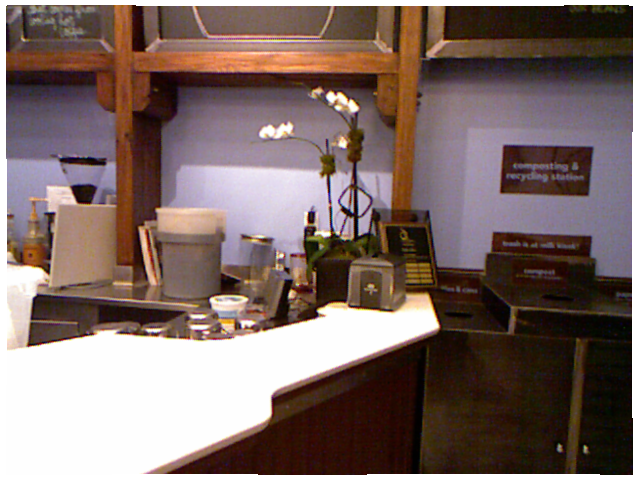
//> input picture Rotation/2.png, 640 x 480 px
$ ./rotation   (built with g++ and OpenCV 4)
//> lines starting //> are read from the running program, lines starting //| are printed output that depends on the picture
#include <opencv2/core/core.hpp>
#include <opencv2/highgui/highgui.hpp>
#include <opencv2/imgproc/imgproc.hpp>
// OpenCV 特征检测模块
#include <opencv2/features2d/features2d.hpp>
#include <opencv2/xfeatures2d/nonfree.hpp>
//#include <opencv2/nonfree/nonfree.hpp>
#include <opencv2/calib3d/calib3d.hpp>

#include <iostream>
#include <fstream>
#include <cstdlib>
using namespace std;
using namespace cv;
using namespace xfeatures2d;

Mat rotateImage(const Mat& source, double angle)
{

    Point2f src_center(source.cols / 2.0F, source.rows / 2.0F);
    Mat rot_mat = getRotationMatrix2D(src_center, angle, 1.0);
    Mat dst;
    warpAffine(source, dst, rot_mat, source.size());
    return dst;
}

static void on_ControlAngle(int , void *);
int g_nAngle;
Mat src, dst;
ofstream of("/home/chenxinghui/桌面/实验截图/Rotation/orb.txt");
//ofstream of("/home/chenxinghui/桌面/实验截图/Rotation/sift.txt");

int main()
{
	// [4 lines of commented-out code are left out]
	src = imread( "2.png" );
//> src is the input picture: 480 rows x 640 cols, CV_8UC3; mean B, G, R 103.9, 108.4, 127.1

	namedWindow("src",WINDOW_NORMAL);
	namedWindow("dst",WINDOW_NORMAL);

	g_nAngle = 10;

	createTrackbar("Angle:", "dst", &g_nAngle, 360, on_ControlAngle );

	on_ControlAngle(g_nAngle, 0);

	//输出一些帮助信息
	cout << endl << "\t请调整滚动条观察图像效果\n\n" << "\t按下“q”键时，程序退出！\n";
	//按下“q”键时，程序退出
	while( char ( waitKey ( 1 ) ) != 'q') {}
	return 0;
}

static void on_ControlAngle(int , void *)
{
	dst = rotateImage(src, g_nAngle);
//> in rotateImage, `warpAffine(source, dst, rot_mat, source.size());`:
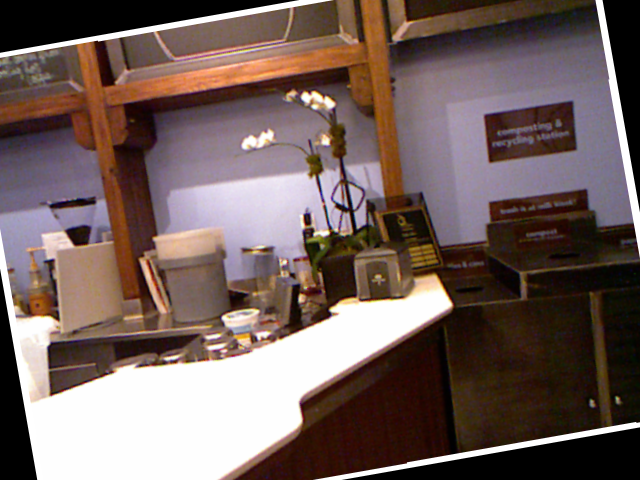
//> dst: 480 rows x 640 cols, CV_8UC3; mean B, G, R 93.2, 97.3, 115.5

	cout << "angle= " << g_nAngle << endl;
	Ptr<ORB> orb = ORB::create();
	//Ptr<SIFT> sift = SIFT::create();
	vector< cv::KeyPoint > kp1, kp2;
	orb->detect(src, kp1);
//> kp1 = 500 keypoints; strongest (x, y, size): (318, 310, 37.2), (315, 314, 44.6), (434, 322, 111.1), (316, 314, 37.2)
	orb->detect(dst, kp2);
//> kp2 = 500 keypoints; strongest (x, y, size): (331, 308, 44.6), (445, 305, 92.6), (330, 308, 37.2), (328, 314, 44.6)
	//sift->detect(src, kp1);
	//sift->detect(dst, kp2);
	cout << "Key points of dstimage: " << kp2.size() << endl;
//| Key points of dstimage: 500
	cv::Mat imgShow;
	cv::drawKeypoints(dst, kp2, imgShow, cv::Scalar::all(-1), cv::DrawMatchesFlags::DRAW_RICH_KEYPOINTS);
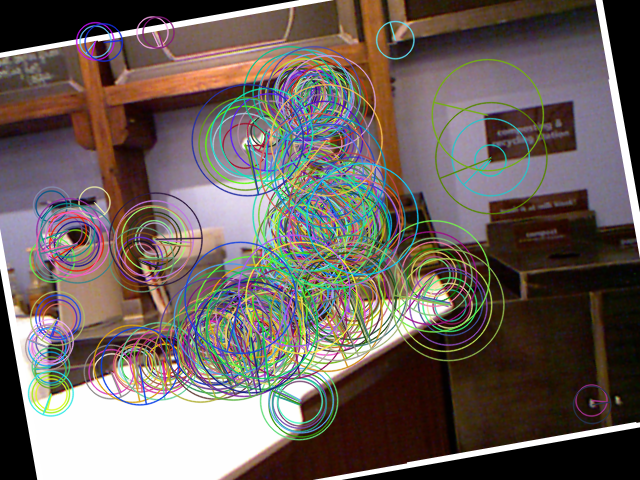
//> imgShow: 480 rows x 640 cols, CV_8UC3; mean B, G, R 93.7, 98.4, 109.7

	cv::Mat desp1, desp2;
	orb->compute(src, kp1, desp1);
	orb->compute(dst, kp2, desp2);
	//sift->compute(src, kp1, desp1);
	//sift->compute(dst, kp2, desp2);

	imshow("src", src);
	imshow("dst", imgShow);

	vector< cv::DMatch > matches;
	BFMatcher bf(NORM_HAMMING);
	bf.match(desp1, desp2, matches);
//> matches = 500 matches
	//cv::FlannBasedMatcher matcher;
	//matcher.match(desp1, desp2, matches);
	cout << "Find total " << matches.size() << " matches." << endl;
//| Find total 500 matches.

	cv::Mat imgMatches;
	cv::drawMatches(src, kp1, dst, kp2, matches, imgMatches);
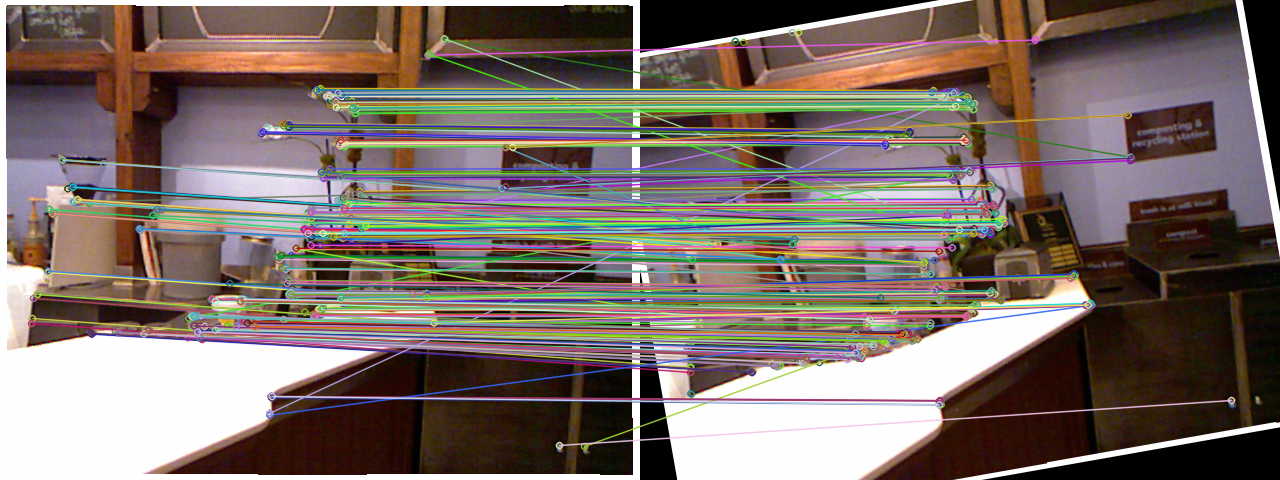
//> imgMatches: 480 rows x 1280 cols, CV_8UC3; mean B, G, R 104.1, 110.4, 123.4

	vector< cv::DMatch > goodMatches;
	double minDis = 9999;
	for(size_t i = 0; i < matches.size(); ++i)
	{
		if(matches[i].distance < minDis)
		        minDis = matches[i].distance;
	}
//> this loop made 500 passes
//> minDis on passes 1, 2, 4, 6, 11, 25, 35, 37: 66, 19, 18, 16, 12, 10, 6, 5
//> after the loop, minDis = 5

	for(size_t i = 0; i < matches.size(); ++i)
	{
		if(matches[i].distance < 4*minDis)
		        goodMatches.push_back(matches[i]);
	}
//> after the loop, goodMatches = 249 matches

	// 显示 good matches
	cout << "good matches = " << goodMatches.size() << endl;
//| good matches = 249
	cv::drawMatches(src, kp1, dst, kp2, goodMatches, imgMatches);
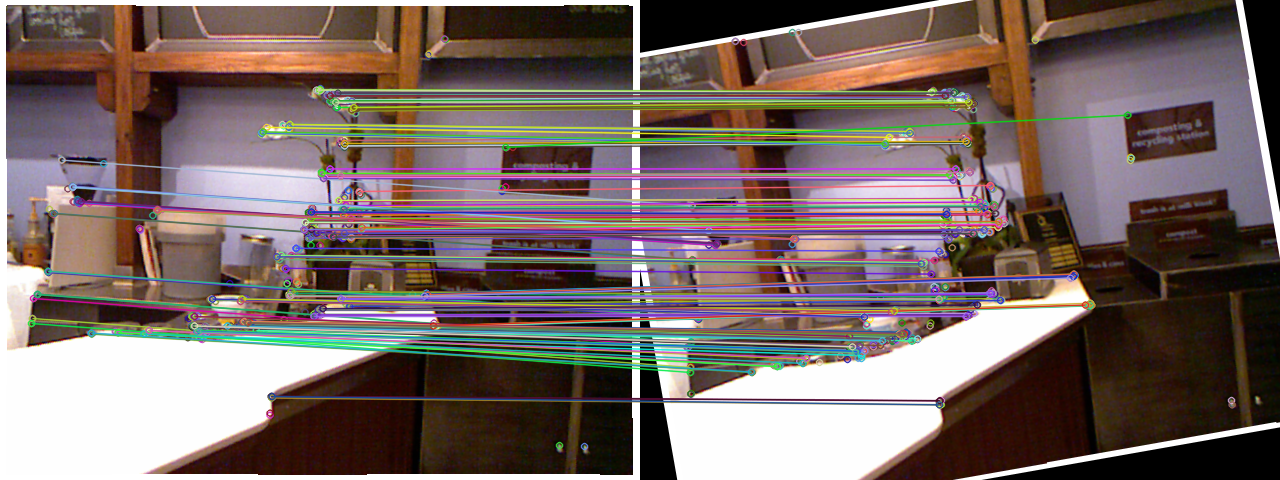
//> imgMatches: 480 rows x 1280 cols, CV_8UC3; mean B, G, R 102.1, 105.7, 121.1

	double result;
	result = (double)goodMatches.size() / (double)kp2.size();
//> result = 0.498
//> the 'q' key is pressed
	of  << g_nAngle << "\t" << kp2.size() << "\t" << goodMatches.size() << "\t"  << result * 100 << "%" << endl;

	imshow("src", src);
	imshow("dst", dst);
}
